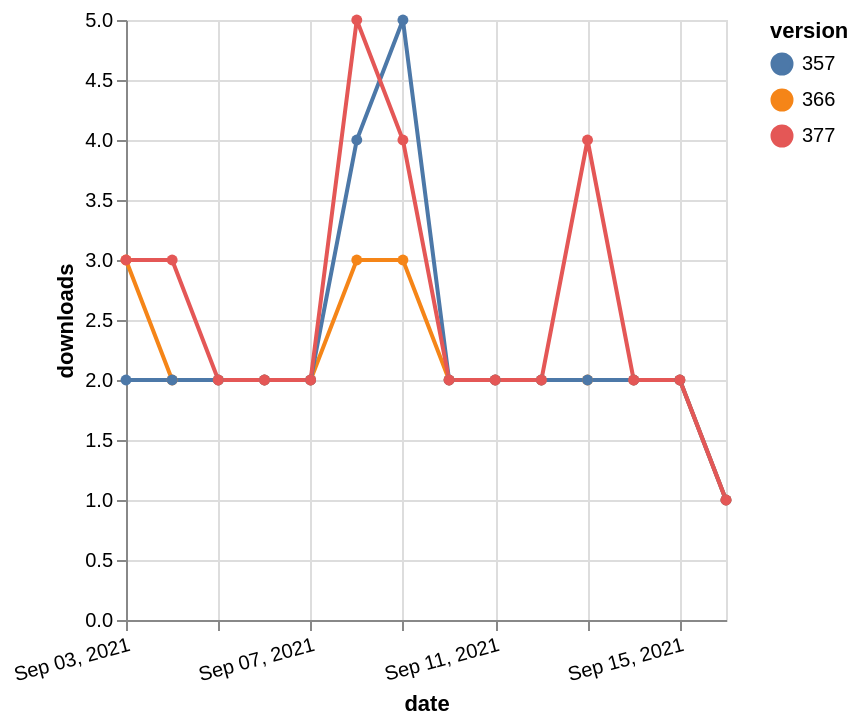

Vega-Lite specification stored for this chart:
### Vega-Lite specification from a JSON file in a GitHub repository (floating-point values rounded to 4 significant figures)
{"$schema": "https://vega.github.io/schema/vega-lite/v5.json", "description": "A simple bar chart with embedded data.", "data": {"values": [{"date": "2021-09-03", "total": 2325, "delta": 3, "version": "366"}, {"date": "2021-09-04", "total": 2327, "delta": 2, "version": "366"}, {"date": "2021-09-05", "total": 2329, "delta": 2, "version": "366"}, {"date": "2021-09-06", "total": 2331, "delta": 2, "version": "366"}, {"date": "2021-09-07", "total": 2333, "delta": 2, "version": "366"}, {"date": "2021-09-08", "total": 2336, "delta": 3, "version": "366"}, {"date": "2021-09-09", "total": 2339, "delta": 3, "version": "366"}, {"date": "2021-09-10", "total": 2341, "delta": 2, "version": "366"}, {"date": "2021-09-11", "total": 2343, "delta": 2, "version": "366"}, {"date": "2021-09-12", "total": 2345, "delta": 2, "version": "366"}, {"date": "2021-09-13", "total": 2347, "delta": 2, "version": "366"}, {"date": "2021-09-14", "total": 2349, "delta": 2, "version": "366"}, {"date": "2021-09-15", "total": 2351, "delta": 2, "version": "366"}, {"date": "2021-09-16", "total": 2352, "delta": 1, "version": "366"}, {"date": "2021-09-03", "total": 2844, "delta": 2, "version": "357"}, {"date": "2021-09-04", "total": 2846, "delta": 2, "version": "357"}, {"date": "2021-09-05", "total": 2848, "delta": 2, "version": "357"}, {"date": "2021-09-06", "total": 2850, "delta": 2, "version": "357"}, {"date": "2021-09-07", "total": 2852, "delta": 2, "version": "357"}, {"date": "2021-09-08", "total": 2856, "delta": 4, "version": "357"}, {"date": "2021-09-09", "total": 2861, "delta": 5, "version": "357"}, {"date": "2021-09-10", "total": 2863, "delta": 2, "version": "357"}, {"date": "2021-09-11", "total": 2865, "delta": 2, "version": "357"}, {"date": "2021-09-12", "total": 2867, "delta": 2, "version": "357"}, {"date": "2021-09-13", "total": 2869, "delta": 2, "version": "357"}, {"date": "2021-09-14", "total": 2871, "delta": 2, "version": "357"}, {"date": "2021-09-15", "total": 2873, "delta": 2, "version": "357"}, {"date": "2021-09-16", "total": 2874, "delta": 1, "version": "357"}, {"date": "2021-09-03", "total": 2119, "delta": 3, "version": "377"}, {"date": "2021-09-04", "total": 2122, "delta": 3, "version": "377"}, {"date": "2021-09-05", "total": 2124, "delta": 2, "version": "377"}, {"date": "2021-09-06", "total": 2126, "delta": 2, "version": "377"}, {"date": "2021-09-07", "total": 2128, "delta": 2, "version": "377"}, {"date": "2021-09-08", "total": 2133, "delta": 5, "version": "377"}, {"date": "2021-09-09", "total": 2137, "delta": 4, "version": "377"}, {"date": "2021-09-10", "total": 2139, "delta": 2, "version": "377"}, {"date": "2021-09-11", "total": 2141, "delta": 2, "version": "377"}, {"date": "2021-09-12", "total": 2143, "delta": 2, "version": "377"}, {"date": "2021-09-13", "total": 2147, "delta": 4, "version": "377"}, {"date": "2021-09-14", "total": 2149, "delta": 2, "version": "377"}, {"date": "2021-09-15", "total": 2151, "delta": 2, "version": "377"}, {"date": "2021-09-16", "total": 2152, "delta": 1, "version": "377"}]}, "width": "container", "mark": {"type": "line", "point": {"filled": true}}, "encoding": {"x": {"field": "date", "type": "temporal", "timeUnit": "yearmonthdate", "title": "date", "axis": {"labelAngle": -15}}, "y": {"field": "delta", "type": "quantitative", "title": "downloads"}, "color": {"field": "version", "type": "nominal"}, "tooltip": {"field": "delta"}}}
